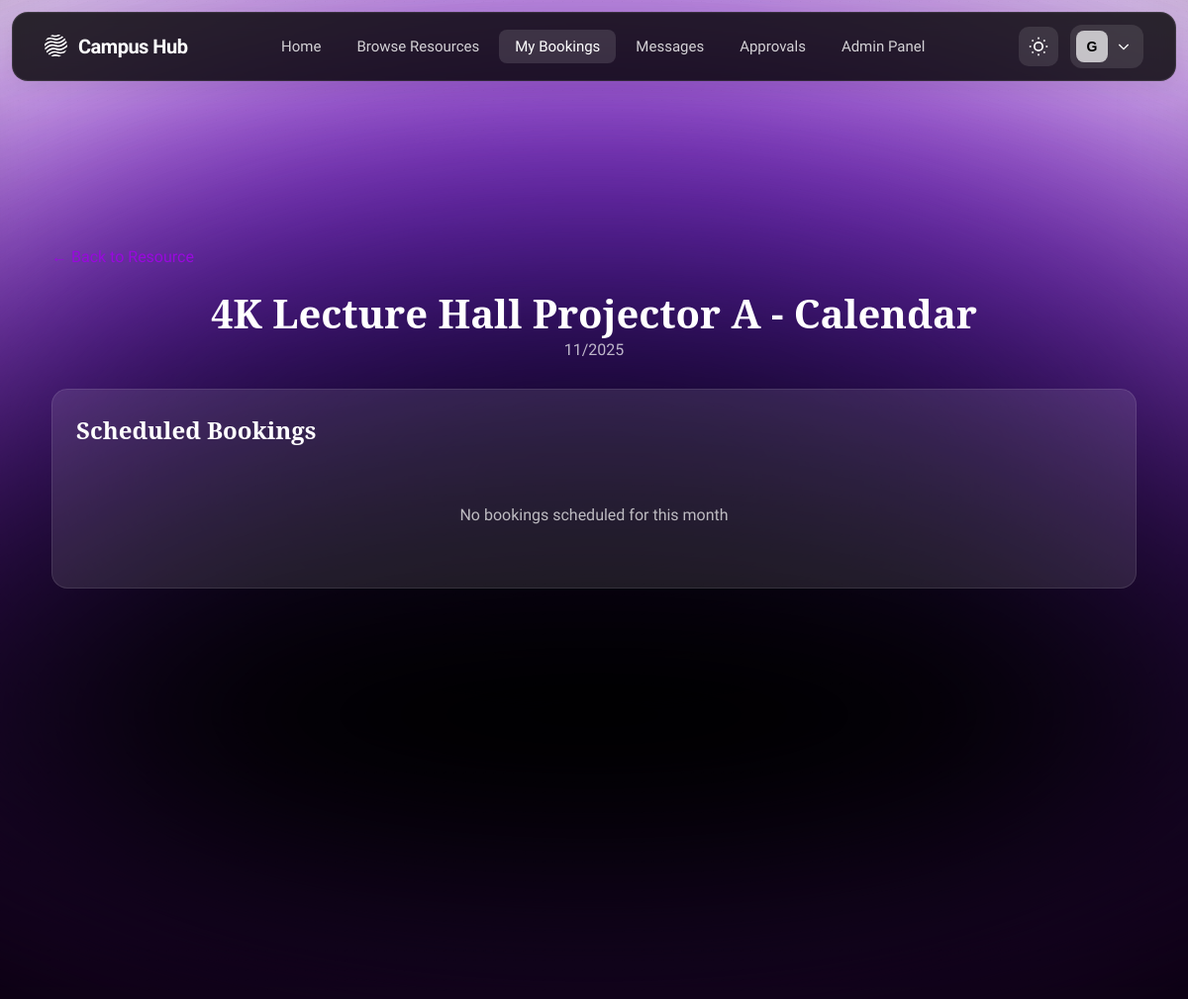
Before: /bookings/resource/17/calendar (signed in) with the older database file.
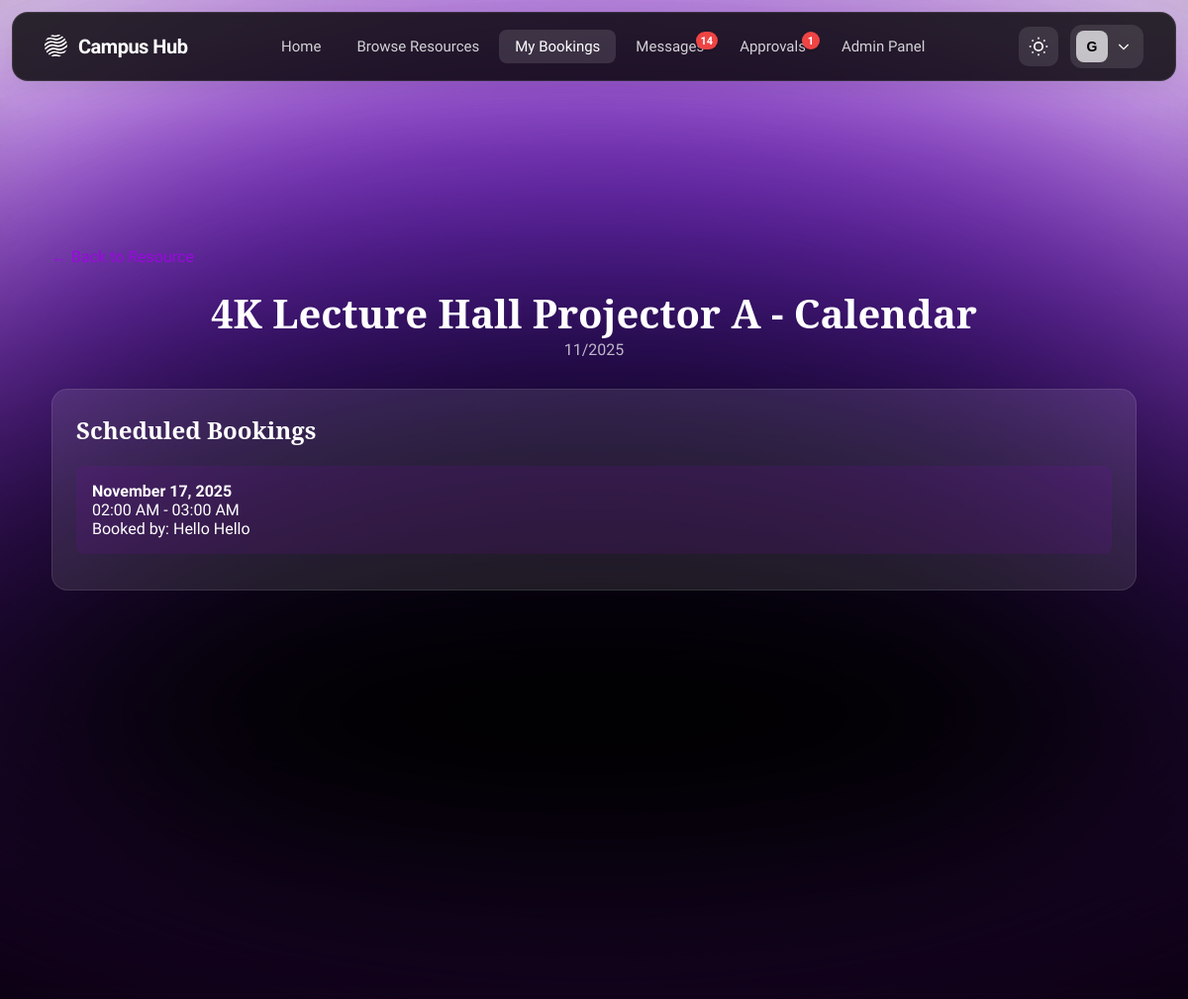
After: the same page with the newer database file.
### tables this page shows
CREATE TABLE bookings (
    booking_id INTEGER PRIMARY KEY AUTOINCREMENT,
    resource_id INTEGER NOT NULL REFERENCES resources(resource_id) ON DELETE RESTRICT,
    requester_id INTEGER NOT NULL REFERENCES users(user_id) ON DELETE RESTRICT,
    start_datetime DATETIME NOT NULL,
    end_datetime DATETIME NOT NULL,
    status TEXT NOT NULL DEFAULT 'pending' CHECK (status IN ('pending','approved','rejected','cancelled','completed')),
    approval_required BOOLEAN NOT NULL DEFAULT 0,
    notes TEXT,
    created_at DATETIME DEFAULT CURRENT_TIMESTAMP,
    updated_at DATETIME,
    CHECK (end_datetime > start_datetime)
);

CREATE TABLE users (
    user_id INTEGER PRIMARY KEY AUTOINCREMENT,
    name TEXT NOT NULL,
    email TEXT NOT NULL UNIQUE,
    password_hash TEXT NOT NULL,
    role TEXT NOT NULL CHECK (role IN ('student','staff','admin')),
    profile_image TEXT,
    department_id INTEGER REFERENCES departments(department_id),
    email_verified BOOLEAN NOT NULL DEFAULT 0,
    verification_token TEXT,
    verification_token_expires DATETIME,
    reset_password_token TEXT,
    reset_password_expires DATETIME,
    created_at DATETIME DEFAULT CURRENT_TIMESTAMP,
    updated_at DATETIME
, is_banned INTEGER DEFAULT 0, last_login TIMESTAMP);

### src/controllers/booking_controller.py (the view)
@booking_bp.route('/resource/<int:resource_id>/calendar')
@login_required
def calendar(resource_id):
    resource_data = ResourceDAL.get_resource_by_id(resource_id)
    if not resource_data:
        flash('Resource not found.', 'error')
        return redirect(url_for('resource.index'))
    try:
        year = int(request.args.get('year', datetime.now().year))
        month = int(request.args.get('month', datetime.now().month))
    except ValueError:
        year = datetime.now().year
        month = datetime.now().month
    start_date = datetime(year, month, 1)
    if month == 12:
        end_date = datetime(year + 1, 1, 1)
    else:
        end_date = datetime(year, month + 1, 1)
    bookings_data = BookingDAL.get_bookings_by_resource(
        resource_id=resource_id,
        start_date=start_date,
        end_date=end_date,
        status='approved'  # Only show approved bookings on calendar
    )
    bookings = [Booking(b) for b in bookings_data]
    is_owner = (resource_data.get('owner_type') == 'user'
                and resource_data.get('owner_id') == current_user.user_id)
    return render_template(
        'bookings/calendar.html',
        resource=resource_data,
        bookings=bookings,
        year=year,
        month=month,
        is_owner=is_owner,
        title=f'Calendar - {resource_data["title"]}',
        page_name='bookings'
    )

### src/app.py (called while the page is built)
def init_extensions(app):
    csrf.init_app(app)
    login_manager.init_app(app)
    login_manager.login_view = 'auth.login'  # Redirect to login page if not authenticated
    login_manager.login_message = 'Please log in to access this page.'
    login_manager.login_message_category = 'info'
    @login_manager.user_loader
    def load_user(user_id):
        from src.data_access.user_dal import UserDAL
        from src.models.user import User
        user_data = UserDAL.get_user_by_id(int(user_id))
        if user_data:
            return User(user_data)
        return None

### src/data_access/base_dal.py (called while the page is built)
    @classmethod
    def get_db_path(cls) -> str:
        if cls._db_path is None:
            base_dir = Path(__file__).parent.parent.parent
            cls._db_path = str(base_dir / 'campus_resource_hub.db')
        return cls._db_path

    @classmethod
    def execute_query(cls, query: str, params: Tuple = ()) -> List[Dict[str, Any]]:
        with cls.get_connection() as conn:
            cursor = conn.cursor()
            cursor.execute(query, params)
            rows = cursor.fetchall()
            return [dict(row) for row in rows]

### src/models/user.py (called while the page is built)
    @property
    def user_id(self) -> int:
        return self._user_id

### src/templates/bookings/calendar.html (shortened to what this page needs)
{% extends 'base.html' %}
{% block content %}
<div class="calendar-page">
    <div class="calendar-container">
        <a href="{{ url_for('resource.detail', resource_id=resource.resource_id) }}" class="back-link">
            ← Back to Resource
        </a>
        <div class="calendar-header">
            <h1 class="calendar-title">{{ resource['title'] }} - Calendar</h1>
            <p style="font-family: 'Actor', sans-serif; color: var(--text-quaternary);">
                {{ month }}/{{ year }}
            </p>
        </div>
        <div class="bookings-list">
            <h2 style="font-family: 'Noto Serif', serif; color: var(--text-primary); margin-bottom: 20px;">
                Scheduled Bookings
            </h2>
            {% if bookings %}
                {% for booking in bookings %}
                    <div class="booking-item">
                        <strong>{{ booking.start_datetime.strftime('%B %d, %Y') }}</strong><br>
                        {{ booking.start_datetime.strftime('%I:%M %p') }} - {{ booking.end_datetime.strftime('%I:%M %p') }}<br>
                        {% if booking._requester_name %}
                            Booked by: {{ booking._requester_name }}
                        {% endif %}
                    </div>
                {% endfor %}
            {% else %}
                <p style="text-align: center; color: var(--text-quaternary); padding: 40px;">
                    No bookings scheduled for this month
                </p>
            {% endif %}
        </div>
    </div>
</div>
{% endblock %}

### src/templates/base.html (shortened to what the changed rows need)
<!DOCTYPE html>
<html lang="en" data-theme="dark">
<head>
    <link rel="stylesheet" href="{{ url_for('static', filename='css/home.css') }}">
</head>
<body>
    <div class="background-effects">
        <div class="gradient-ellipse-1">
            <div style="position: absolute; inset: -31.25% -24.81%;">
            </div>
        </div>
        <div class="gradient-ellipse-2">
            <div style="position: absolute; inset: -41.49% -30.77%;">
            </div>
        </div>
        <div class="gradient-ellipse-3">
            <div style="position: absolute; inset: -62.11% -38.17%;">
            </div>
        </div>
        <div class="gradient-ellipse-4">
            <div style="position: absolute; inset: -37.04% -24.07%;">
            </div>
        </div>
    </div>
    <nav class="navbar">
        <div class="navbar-container">
            <div class="navbar-center">
                {% if current_user.is_authenticated %}
                    <a href="{{ url_for('message.inbox') }}" class="nav-link {% if request.endpoint and request.endpoint.startswith('message.') %}active{% endif %}" style="position: relative;">
                        Messages
                        {% if unread_messages > 0 %}
                            <span class="notification-badge" id="message-badge">{{ unread_messages if unread_messages < 100 else '99+' }}</span>
                        {% else %}
                            <span class="notification-badge" id="message-badge" style="display: none;"></span>
                        {% endif %}
                    </a>
                    {% if current_user.role in ['staff', 'admin'] %}
                        <a href="{{ url_for('booking.pending_approvals') }}" class="nav-link {% if request.endpoint == 'booking.pending_approvals' %}active{% endif %}" style="position: relative;">
                            Approvals
                            {% if pending_approvals and pending_approvals > 0 %}
                                <span id="approvals-badge" class="notification-badge">{{ pending_approvals if pending_approvals < 100 else '99+' }}</span>
                            {% else %}
                                <span id="approvals-badge" class="notification-badge" style="display: none;"></span>
                            {% endif %}
                        </a>
                    {% endif %}
                {% endif %}
            </div>
        </div>
    </nav>
    <main class="main-content">
        {% block content %}{% endblock %}
    </main>
</body>
</html>

Changed rows visible on the page:
added bookings: start_datetime "November 17, 2025", start_datetime "02:00 AM", end_datetime "03:00 AM", _requester_name "Hello Hello"
Other visible differences:
{{ unread_messages if unread_messages < 100 else '99+' }}: (not shown) → "14"
{{ pending_approvals if pending_approvals < 100 else '99+' }}: (not shown) → "1"
text no longer shown: "No bookings scheduled for this month"
